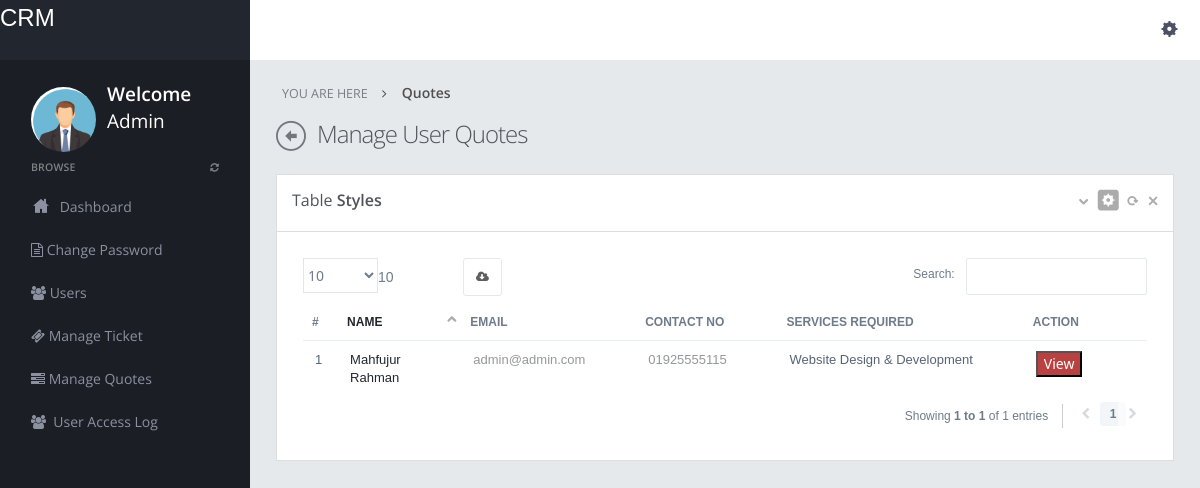
Screenshot of /admin/manage-quotes.php (signed in) with the database file from the repository.
### tables this page shows
CREATE TABLE `tbl_prequest` (
  `id` int(11) NOT NULL,
  `name` varchar(255) NOT NULL,
  `email` varchar(255) NOT NULL,
  `contact` varchar(255) NOT NULL,
  `company` varchar(255) NOT NULL,
  `wdd` varchar(255) NOT NULL,
  `cms` varchar(255) NOT NULL,
  `seo` varchar(255) NOT NULL,
  `smo` varchar(255) NOT NULL,
  `swd` varchar(255) NOT NULL,
  `dwd` varchar(255) NOT NULL,
  `fwd` varchar(255) NOT NULL,
  `dr` varchar(255) NOT NULL,
  `whs` varchar(255) NOT NULL,
  `wm` varchar(255) NOT NULL,
  `ed` varchar(255) NOT NULL,
  `wta` varchar(255) NOT NULL,
  `opi` varchar(255) NOT NULL,
  `ld` varchar(255) NOT NULL,
  `da` varchar(255) NOT NULL,
  `osc` varchar(255) NOT NULL,
  `nd` varchar(255) NOT NULL,
  `others` varchar(255) NOT NULL,
  `query` longtext NOT NULL,
  `posting_date` timestamp NOT NULL DEFAULT CURRENT_TIMESTAMP ON UPDATE CURRENT_TIMESTAMP,
  `remark` varchar(255) NOT NULL,
  `status` varchar(1) NOT NULL
);

### admin/manage-quotes.php (the view, shortened to what this page needs)
<?php
include("dbconnection.php");
?>
<!DOCTYPE html>
<html>
<head>
  <link href="assets/plugins/bootstrap-select2/select2.css" rel="stylesheet" type="text/css" media="screen"/>
  <link href="assets/plugins/jquery-datatable/css/jquery.dataTables.css" rel="stylesheet" type="text/css"/>
  <link href="assets/plugins/datatables-responsive/css/datatables.responsive.css" rel="stylesheet" type="text/css" media="screen"/>
  <link href="assets/plugins/boostrapv3/css/bootstrap.min.css" rel="stylesheet" type="text/css"/>
  <link href="assets/plugins/boostrapv3/css/bootstrap-theme.min.css" rel="stylesheet" type="text/css"/>
  <link href="assets/plugins/font-awesome/css/font-awesome.css" rel="stylesheet" type="text/css"/>
  <link href="assets/css/animate.min.css" rel="stylesheet" type="text/css"/>
  <link href="assets/plugins/jquery-scrollbar/jquery.scrollbar.css" rel="stylesheet" type="text/css"/>
  <link href="assets/css/style.css" rel="stylesheet" type="text/css"/>
  <link href="assets/css/responsive.css" rel="stylesheet" type="text/css"/>
  <link href="assets/css/custom-icon-set.css" rel="stylesheet" type="text/css"/>
</head>
<body class="">
  <?php include("header.php");?>
  <div class="page-container row">
    <?php include("leftbar.php");?>
  </div>
</div>
<div class="page-content">
  <div class="content">
    <ul class="breadcrumb">
      <li>
        <p>YOU ARE HERE</p>
      </li>
      <li><a href="#" class="active">Quotes</a> </li>
    </ul>
    <div class="page-title"> <i class="icon-custom-left"></i>
      <h3>Manage User Quotes</h3>
    </div>
    <div class="row-fluid">
      <div class="span12">
        <div class="grid simple ">
          <div class="grid-title">
            <h4>Table <span class="semi-bold">Styles</span></h4>
            <div class="tools"> <a href="javascript:;" class="collapse"></a> <a href="#grid-config" data-toggle="modal" class="config"></a> <a href="javascript:;" class="reload"></a> <a href="javascript:;" class="remove"></a> </div>
          </div>
          <div class="grid-body ">
            <table class="table table-hover table-condensed" id="example">
              <thead>
                <tr>
                  <th style="width:1%">#</th>
                  <th style="width:10%">Name</th>
                  <th style="width:10%" data-hide="phone,tablet">Email</th>
                  <th style="width:10%">Contact no</th>
                  <th style="width:20%" data-hide="phone,tablet">Services Required</th>
                  <th style="width:10%">Action </th>
                </tr>
              </thead>
              <tbody>
                <?php
                $sql="SELECT * FROM tbl_prequest";
                $query=mysqli_query($con,$sql);
                $num=mysqli_num_rows($query);
                if ($num>0) {
                  $cont=1;
                  while ($result=mysqli_fetch_array($query)) {
                    ?>
                    <tr >
                      <td class="v-align-middle"><?php echo $cont;?></td>
                      <td class="v-align-middle"><?php echo $result['name'];?></td>
                      <td class="v-align-middle"><span class="muted"><?php echo $result['email'];?></span></td>
                      <td><span class="muted"><?php echo $result['contact'];?></span></td>
                      <td class="v-align-middle"><?php echo $result['wdd'];?>
                    </td>
                    <td><a href="quote-details.php?id=<?php echo $result['id'];?>"><button class="btn-danger-dark">View</button></a></td>
                  </tr>
              <?php
              $cont++;
            }
          }
          ?>
        </tbody>
      </table>
    </div>
  </div>
</div>
</div>
</div>
</div>
</div>
</body>
</html>

### admin/assets/css/responsive.css (style rules this page uses)
@media (min-width: 980px) { .page-content { margin-left: 250px; min-height: 100%; } }

### rows the page displays
tbl_prequest: name "Mahfujur Rahman", email "admin@admin.com", contact "01925555115", wdd "Website Design & Development"
